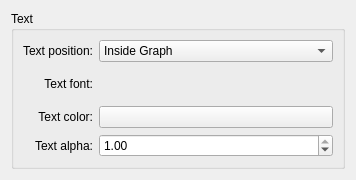
<?xml version="1.0" encoding="UTF-8"?>
<ui version="4.0">
 <class>KWin::ShowFpsEffectConfigForm</class>
 <widget class="QWidget" name="KWin::ShowFpsEffectConfigForm">
  <property name="geometry">
   <rect>
    <x>0</x>
    <y>0</y>
    <width>356</width>
    <height>180</height>
   </rect>
  </property>
  <layout class="QVBoxLayout">
   <item>
    <widget class="QGroupBox" name="groupBox">
     <property name="title">
      <string>Text</string>
     </property>
     <layout class="QGridLayout" name="gridLayout">
      <item row="0" column="0">
       <widget class="QLabel" name="label">
        <property name="text">
         <string>Text position:</string>
        </property>
        <property name="alignment">
         <set>Qt::AlignRight|Qt::AlignTrailing|Qt::AlignVCenter</set>
        </property>
        <property name="buddy">
         <cstring>kcfg_TextPosition</cstring>
        </property>
       </widget>
      </item>
      <item row="0" column="1">
       <widget class="KComboBox" name="kcfg_TextPosition">
        <property name="sizePolicy">
         <sizepolicy hsizetype="Expanding" vsizetype="Fixed">
          <horstretch>0</horstretch>
          <verstretch>0</verstretch>
         </sizepolicy>
        </property>
        <item>
         <property name="text">
          <string>Inside Graph</string>
         </property>
        </item>
        <item>
         <property name="text">
          <string>Nowhere</string>
         </property>
        </item>
        <item>
         <property name="text">
          <string>Top Left</string>
         </property>
        </item>
        <item>
         <property name="text">
          <string>Top Right</string>
         </property>
        </item>
        <item>
         <property name="text">
          <string>Bottom Left</string>
         </property>
        </item>
        <item>
         <property name="text">
          <string>Bottom Right</string>
         </property>
        </item>
       </widget>
      </item>
      <item row="1" column="0">
       <widget class="QLabel" name="label_2">
        <property name="text">
         <string>Text font:</string>
        </property>
        <property name="alignment">
         <set>Qt::AlignRight|Qt::AlignTrailing|Qt::AlignVCenter</set>
        </property>
       </widget>
      </item>
      <item row="1" column="1">
       <widget class="KFontRequester" name="kcfg_TextFont">
        <property name="sizePolicy">
         <sizepolicy hsizetype="Expanding" vsizetype="Preferred">
          <horstretch>0</horstretch>
          <verstretch>0</verstretch>
         </sizepolicy>
        </property>
       </widget>
      </item>
      <item row="2" column="0">
       <widget class="QLabel" name="label_3">
        <property name="text">
         <string>Text color:</string>
        </property>
        <property name="alignment">
         <set>Qt::AlignRight|Qt::AlignTrailing|Qt::AlignVCenter</set>
        </property>
        <property name="buddy">
         <cstring>kcfg_TextColor</cstring>
        </property>
       </widget>
      </item>
      <item row="2" column="1">
       <widget class="KColorButton" name="kcfg_TextColor">
        <property name="sizePolicy">
         <sizepolicy hsizetype="Expanding" vsizetype="Fixed">
          <horstretch>0</horstretch>
          <verstretch>0</verstretch>
         </sizepolicy>
        </property>
       </widget>
      </item>
      <item row="3" column="0">
       <widget class="QLabel" name="label_4">
        <property name="text">
         <string>Text alpha:</string>
        </property>
        <property name="alignment">
         <set>Qt::AlignRight|Qt::AlignTrailing|Qt::AlignVCenter</set>
        </property>
        <property name="buddy">
         <cstring>kcfg_TextAlpha</cstring>
        </property>
       </widget>
      </item>
      <item row="3" column="1">
       <widget class="QDoubleSpinBox" name="kcfg_TextAlpha">
        <property name="sizePolicy">
         <sizepolicy hsizetype="Expanding" vsizetype="Fixed">
          <horstretch>0</horstretch>
          <verstretch>0</verstretch>
         </sizepolicy>
        </property>
        <property name="decimals">
         <number>2</number>
        </property>
        <property name="maximum">
         <double>1.000000000000000</double>
        </property>
        <property name="singleStep">
         <double>0.100000000000000</double>
        </property>
        <property name="value">
         <double>1.000000000000000</double>
        </property>
       </widget>
      </item>
     </layout>
    </widget>
   </item>
  </layout>
 </widget>
 <customwidgets>
  <customwidget>
   <class>KColorButton</class>
   <extends>QPushButton</extends>
   <header>kcolorbutton.h</header>
  </customwidget>
  <customwidget>
   <class>KFontRequester</class>
   <extends>QWidget</extends>
   <header>kfontrequester.h</header>
  </customwidget>
  <customwidget>
   <class>KComboBox</class>
   <extends>QComboBox</extends>
   <header>kcombobox.h</header>
  </customwidget>
 </customwidgets>
 <connections/>
</ui>
